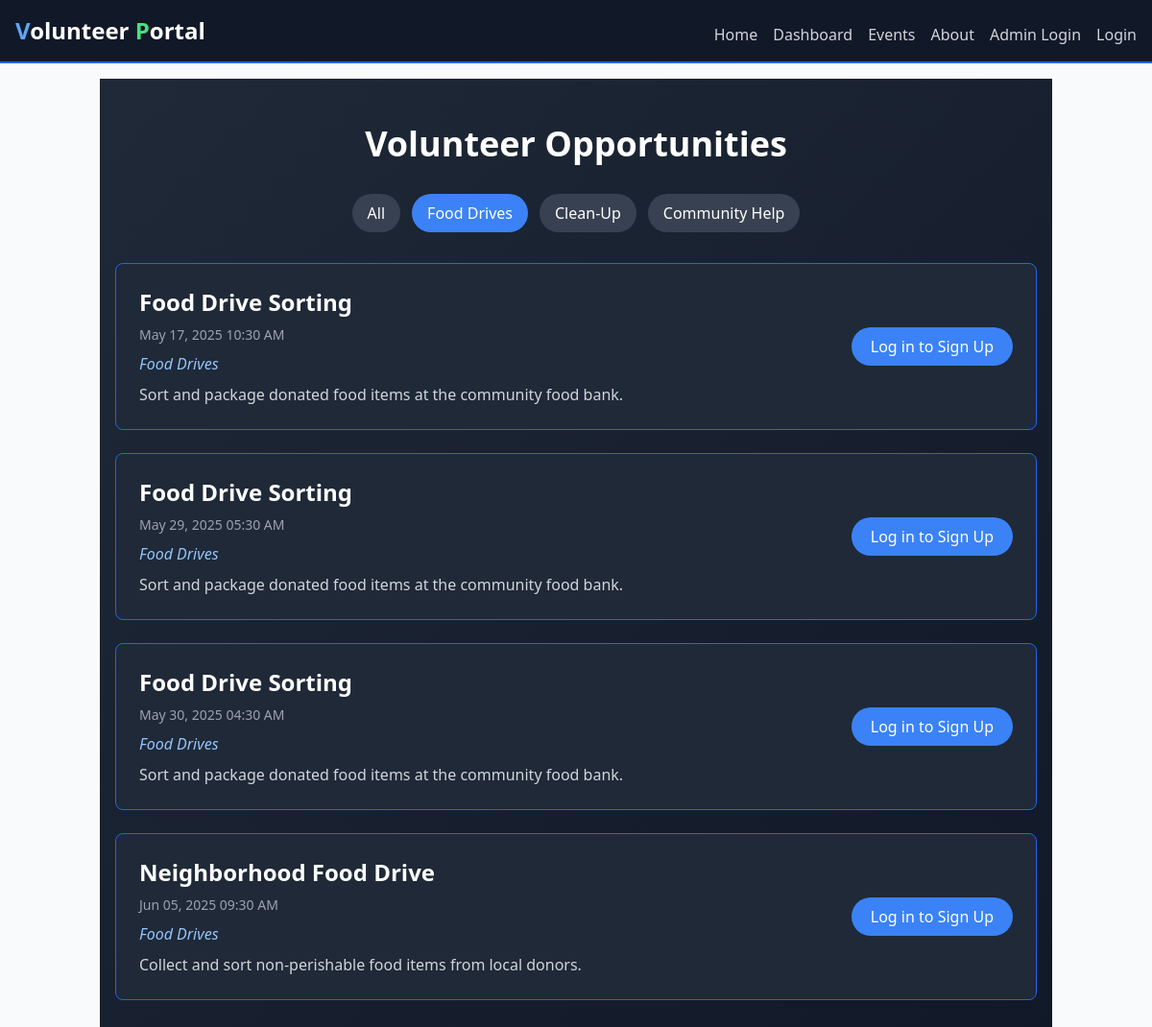
The app's page /events?category=Food+Drives with its own data.
### app.py (models this page shows)
class Event(db.Model):
    id          = db.Column(db.Integer, primary_key=True)
    title       = db.Column(db.String(100), nullable=False)
    date        = db.Column(db.DateTime, nullable=False)
    description = db.Column(db.Text)
    category    = db.Column(db.String(50), nullable=False, default='General')

### app.py (the view, shortened to what this page needs)
@app.route('/events')
def events():
    categories = [c[0] for c in db.session.query(distinct(Event.category)).all()]
    selected   = request.args.get('category', 'All')
    q = Event.query
    if selected != 'All':
        q = q.filter_by(category=selected)
    events = q.order_by(Event.date).all()
    return render_template('events.html',
                           events=events,
                           categories=categories,
                           selected=selected)

### templates/events.html (shortened to what this page needs)
{% extends "base.html" %}
{% block content %}
<section class="bg-gradient-to-br from-gray-800 to-gray-900 py-12 text-white">
  <div class="container mx-auto px-4 space-y-8">
    <div class="text-center">
      <h2 class="text-4xl font-extrabold">Volunteer Opportunities</h2>
    </div>
    <div class="flex justify-center space-x-3">
      <a href="{{ url_for('events', category='All') }}"
         class="px-4 py-2 rounded-full font-medium transition
                {{ 'bg-blue-500 text-white' if selected=='All' else 'bg-gray-700 hover:bg-gray-600' }}">
        All
      </a>
      {% for cat in categories %}
        <a href="{{ url_for('events', category=cat) }}"
           class="px-4 py-2 rounded-full font-medium transition
                  {{ 'bg-blue-500 text-white' if selected==cat else 'bg-gray-700 hover:bg-gray-600' }}">
          {{ cat }}
        </a>
      {% endfor %}
    </div>
    {% if events %}
      <ul class="space-y-6">
        {% for ev in events %}
          <li class="bg-gray-800 border border-blue-600 rounded-lg p-6 flex flex-col md:flex-row justify-between">
            <div class="space-y-2">
              <h3 class="text-2xl font-semibold">{{ ev.title }}</h3>
              <p class="text-gray-400 text-sm">
                {{ ev.date.strftime('%b %d, %Y %I:%M %p') }}
              </p>
              <p class="italic text-blue-300">{{ ev.category }}</p>
              <p class="text-gray-300">{{ ev.description }}</p>
            </div>
            <div class="mt-4 md:mt-0 flex items-center">
              {% if session.get('user') %}
                <form action="{{ url_for('signup', event_id=ev.id) }}" method="post">
                  <button class="px-5 py-2 bg-green-500 hover:bg-green-600 rounded-full font-medium transition">
                    Sign Up
                  </button>
                </form>
              {% else %}
                <a href="{{ url_for('login') }}"
                   class="px-5 py-2 bg-blue-500 hover:bg-blue-600 rounded-full font-medium transition">
                  Log in to Sign Up
                </a>
              {% endif %}
            </div>
          </li>
        {% endfor %}
      </ul>
    {% else %}
      <p class="text-center text-gray-400">(no events in this category)</p>
    {% endif %}
  </div>
</section>
{% endblock %}

### records on screen
Event: title "Food Drive Sorting", date "May 17, 2025 10:30 AM", category "Food Drives", description "Sort and package donated food items at the community food bank."
Event: title "Food Drive Sorting", date "May 29, 2025 05:30 AM", category "Food Drives", description "Sort and package donated food items at the community food bank."
Event: title "Food Drive Sorting", date "May 30, 2025 04:30 AM", category "Food Drives", description "Sort and package donated food items at the community food bank."
Event: title "Neighborhood Food Drive", date "Jun 05, 2025 09:30 AM", category "Food Drives", description "Collect and sort non‐perishable food items from local donors."

### other values on screen
{{ cat }} "Food Drives" "Clean-Up" "Community Help"
